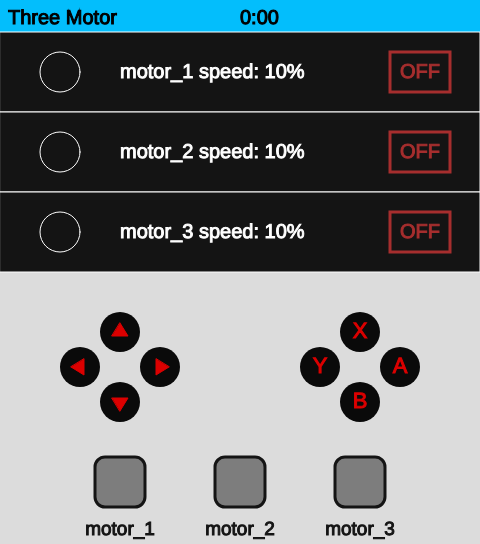
Frame 1 (no input)
Frame 60 (no input): identical to frame 1, image omitted
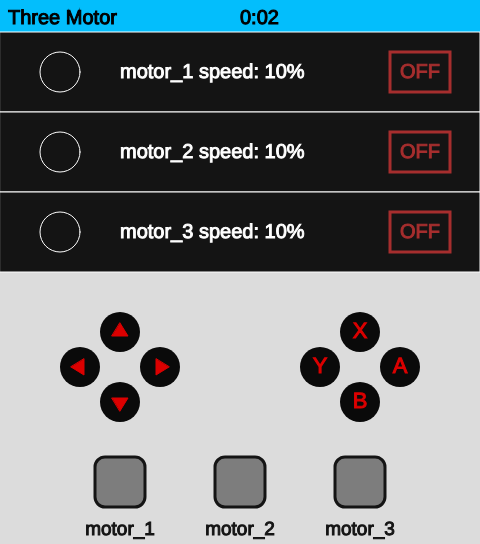
Frame 120 (the mouse pressed at the canvas centre since frame 60)

The p5.js sketch that drew these frames (run headless with seeded random() and noise() and a simulated clock; from frame 60 on, the mouse is pressed at the canvas centre):

// p5.js sketch
// ── sketch.js
function setup() {
  createCanvas(480, 272*2);
  
  angle1 = 0;
  angle2 = 0;
  angle3 = 0;
  
  active1 = 0;
  active2 = 0;
  active3 = 0;
  
  onOff1 = 0;
  onOff2 = 0;
  onOff3 = 0;
  
  cst1 = 1;
  cst2 = 1;
  cst3 = 1;
  
  
  a = 1;
  delAng = 0.03;
  cst = 1;
  alphaV = [255,255,255,255,255,255,255,255];
  shft = 272;
  
  time = 0;
  mins = 0;
  
  grid = [
    [angle1,active1,onOff1,cst1,time],
    [angle2,active2,onOff2,cst2,mins],
    [angle3,active3,onOff3,cst3,0]
  ];

}

function draw() {
  background(220);
  
  topScreen(grid)
  time = grid[0][4]
  mins = grid[1][4]
  
  /*
  push()
  fill(255)
  strokeWeight(3)
  if(click==1){
    stroke(21,161,60)
  }else{
    stroke(220,0,0)
  }
  rectMode(CENTER)
  rect(240,40,60,40,5)
  
  strokeWeight(1)
  if(click==1){
    stroke(21,161,60)
    fill(21,161,60)
  }else{
    stroke(220,0,0)
    fill(220,0,0) 
  }
  
  textAlign(CENTER,CENTER)
  textSize(18)
  g = cst*10 + '%'
  text(g,240,40)
  
  */
  
  //create buttons
  buttons(a,alphaV,shft)
  
  // create axles
  axles(grid)
  
  angle1 = grid[0][0]
  angle2 = grid[1][0]
  angle3 = grid[2][0]
  
  //highlight cursor over
  hover(alphaV)
  
}

function mousePressed(){
  //up button
  if(dist(mouseX,mouseY,120,60 + shft)<20){
    alphaV[0] = 150;
    
    // check for active and increase speed
    for(i = 0;i<3;i++){
      if(grid[i][1] == 1){
        grid[i][3] = grid[i][3] + 1
          
        //max of 10
        if(grid[i][3] > 10){
            grid[i][3] = 10;
            }
         }
      }
    
    cst1 = grid[0][3]
    cst2 = grid[1][3]
    cst3 = grid[2][3]
    
  }
  
  //down button
  if(dist(mouseX,mouseY,120,130 + shft)<20){
    alphaV[1] = 150;

    // check for active and decrease speed
    for(i = 0;i<3;i++){
      if(grid[i][1] == 1){
        grid[i][3] = grid[i][3] - 1
          
        //min of -10
        if(grid[i][3] < -10){
            grid[i][3] = -10;
            }
         }
      }
    
    cst1 = grid[0][3]
    cst2 = grid[1][3]
    cst3 = grid[2][3]
  }
  
  //left button
  if(dist(mouseX,mouseY,80,95 + shft)<20){
    alphaV[2] = 150;
  }
  //right button
  if(dist(mouseX,mouseY,160,95 + shft)<20){
    alphaV[3] = 150;
  }
  //x button
  if(dist(mouseX,mouseY,360,60 + shft)<20){
    alphaV[4] = 150;
  }
  //b button
  if(dist(mouseX,mouseY,360,130 + shft)<20){
    alphaV[5] = 150;
    
    //turn off active motors
    for(i = 0;i<3;i++){
      if(grid[i][1] == 1){
          grid[i][2] = 0
         } 
    }
    
    onOff1 = grid[0][2]
    onOff2 = grid[1][2]
    onOff3 = grid[2][2]
  }
  
  //y button
  if(dist(mouseX,mouseY,320,95 + shft)<20){
    alphaV[6] = 150;
    
  }
  
  //a button
  if(dist(mouseX,mouseY,400,95 + shft)<20){
    
   //check for active and turn on 
    for(i = 0;i<3;i++){
      if(grid[i][1] == 1){
          grid[i][2] = 1
         }
    }
    
    onOff1 = grid[0][2]
    onOff2 = grid[1][2]
    onOff3 = grid[2][2]
    
    alphaV[7] = 150;
  }
  
  if (mouseY < 272 && mouseY > 32){
    //grid[2][4] = 1 //top screen is being pressed
    
    //switch active mode for each row button
    if(mouseY < (32+80)){
        if(grid[0][1] == 0){
          grid[0][1] = 1
        }else{
          grid[0][1] = 0 //inactive
          //grid[0][2] = 0 //off
        }    
    }else if(mouseY< (32+160)){
        if(grid[1][1] == 0){
          grid[1][1] = 1
        }else{
          grid[1][1] = 0 //inactive
          //grid[1][2] = 0 //off
        }
    }else{
        if(grid[2][1] == 0){
          grid[2][1] = 1
        }else{
          grid[2][1] = 0 //inactive
          //grid[2][2] = 0 //turn off
        }
    }
    
    active1 = grid[0][1]
    active2 = grid[1][1]
    active3 = grid[2][1]
    
    onOff1 = grid[0][2]
    onOff2 = grid[1][2]
    onOff3 = grid[2][2]
    
  }  
  
}

function mouseReleased(){
  //click = 0
  alphaV = [255,255,255,255,255,255,255,255];
  grid = [
    [angle1,active1,onOff1,cst1,time],
    [angle2,active2,onOff2,cst2,mins],
    [angle3,active3,onOff3,cst3,0]
  ];
}
// ── axles.js
function axles(grid){
  shft = 272
  
  
  angle1 = grid[0][0]
  angle2 = grid[1][0]
  angle3 = grid[2][0]
  
  
  //create axle models
    push();
    rectMode(CENTER);
    fill(125);
    stroke(20);
    strokeWeight(3);
    translate(120,210 + shft);
    rotate(angle1);
    rect(0,0,50,50,10);
    pop()
  
    push()
    translate(120,210 + shft)
    stroke(20)
    fill(20)
    strokeWeight(1)
    textAlign(CENTER,CENTER)
    textSize(19)
    text('motor_1',0,48)
    pop();
  
    push();
    rectMode(CENTER);
    fill(125);
    stroke(20);
    strokeWeight(3);
    translate(240,210 + shft);
    rotate(angle2);
    rect(0,0,50,50,10);
    pop();
  
    push()
    translate(240,210 + shft)
    stroke(20)
    fill(20)
    strokeWeight(1)
    textAlign(CENTER,CENTER)
    textSize(19)
    text('motor_2',0,48)
    pop();
  
    push();
    rectMode(CENTER);
    fill(125);
    stroke(20);
    strokeWeight(3);
    translate(360,210 + shft);
    rotate(angle3);
    rect(0,0,50,50,10);
    pop();
  
    push()
    translate(360,210 + shft)
    stroke(20)
    fill(20)
    strokeWeight(1)
    textAlign(CENTER,CENTER)
    textSize(19)
    text('motor_3',0,48)
    pop();
  
  
  for(i=0;i<3;i++){
    
    if (grid[i][2] == 1){
      grid[i][0] = grid[i][0] + grid[i][3]*delAng;
    } else {
      grid[i][0] = grid[i][0];    
    }
  
  }
  
  
  return grid
}
// ── buttons.js
function buttons(a,alphaV,shft){
  // create buttons
  push()
  fill(10)
  noStroke()
  //up
  fill(10,alphaV[0])
  ellipse(120,60 + shft,40)
  
  //down
  fill(10,alphaV[1])
  ellipse(120,130 + shft,40)
  
  //left
  fill(10,alphaV[2])
  ellipse(80,95 + shft,40)
  
  //right
  fill(10,alphaV[3])
  ellipse(160,95 + shft,40)
  
  //x
  fill(10,alphaV[4])
  ellipse(360,60 + shft,40)
  
  //b
  fill(10,alphaV[5])
  ellipse(360,130 + shft,40)
  
  //y
  fill(10,alphaV[6])
  ellipse(320,95 + shft,40)
  
  //a
  fill(10,alphaV[7])
  ellipse(400,95 + shft,40)
  pop()
  
    // create buttons
  push()
  //fill(191, 34, 34)
  //stroke(191, 34, 34)
  fill(220, 0, 0)
  stroke(220, 0, 0)
  strokeWeight(1)
  
  //up
  triangle(112,65-a + shft,128,65-a + shft,120,52-a + shft)
  
  //down
  triangle(112,125+a + shft,128,125+a + shft,120,138+a + shft)
  
  //left
  triangle(85-a,87 + shft,85-a,103 + shft,72-a,95 + shft)
  
  //right
  triangle(155+a,87 + shft,155+a,103 + shft,168+a,95 + shft)
  
  
  textAlign(CENTER,CENTER)
  textSize(22)
  //x
  //ellipse(360,60,40)
  text('X',360,60 + shft)
  
  //b
  //ellipse(360,130,40)
  text('B',360,130 + shft)
  
  
  //y
  //ellipse(320,95,40)
  text('Y',320,95 + shft)
  
  
  //a
  //ellipse(400,95,40)
  text('A',400,95 + shft)
  
  
  pop()
}
// ── hover.js
function hover(alphaV){
  shft = 272
  
    push()
  
  noFill()
  stroke(220, 0, 0)
  strokeWeight(3)
    //up button
  if(dist(mouseX,mouseY,120,60 + shft)<20){
    ellipse(120,60 + shft,40);
  }
  //down button
  if(dist(mouseX,mouseY,120,130 + shft)<20){
    ellipse(120,130 + shft,40);
  }
  //left button
  if(dist(mouseX,mouseY,80,95 + shft)<20){
    ellipse(80,95 + shft,40);
  }
  //right button
  if(dist(mouseX,mouseY,160,95 + shft)<20){
    ellipse(160,95 + shft,40);
  }
  //x button
  if(dist(mouseX,mouseY,360,60 + shft)<20){
    ellipse(360,60 + shft,40);
  }
  //b button
  if(dist(mouseX,mouseY,360,130 + shft)<20){
    ellipse(360,130 + shft,40);
  }
  
  //y button
  if(dist(mouseX,mouseY,320,95 + shft)<20){
    ellipse(320,95 + shft,40);
  }
  
  //a button
  if(dist(mouseX,mouseY,400,95 + shft)<20){
    ellipse(400,95 + shft,40);
  }
  pop()
}
// ── topScreen.js
function topScreen(grid){
  time = grid[0][4]
  mins = grid[1][4]
  
  fill(0)
  noStroke()
  rect(0,0,480,272)
  
  noStroke()
  fill(3,190,252)
  rect(0,0,480,32)

  textSize(20)
  stroke(0)
  fill(0)
  text('Three Motor',8,24)
  
  time = time + deltaTime;
  out_time = floor(time/1000)
  if(out_time == 60){
    mins = mins + 1
    time = 0
    out_time = 0
  }
  if(out_time < 10){
    print_time = '0'+ out_time
  } else{
    print_time = out_time
  }
  text(mins + ':' + print_time,240,24)
  
  fill(20)
  stroke(255)
  rect(0,32,480,80)
  rect(0,32+80,480,80)
  rect(0,32+160,480,80)
  

  push()
  stroke(255)
  for(i = 0;i<3;i++){
      if(grid[i][1] == 1){
        fill(5,226,255)
      }
      else{
        fill(20)
      }
    ellipse(60,72+i*80,40)
    }
  pop()
  
  push()
  textAlign(CENTER,CENTER)
  rectMode(CENTER)
  for(i = 0;i<3;i++){
      if(grid[i][2] == 1){
        //green if on
        strokeWeight(1)
        stroke(43,145,39)
        fill(43,145,39)
        text('ON',420,72+i*80)
        
        noFill()
        strokeWeight(3)
        rect(420,72+i*80,60,40)
      }
      else{
        // else red
        strokeWeight(1)
        stroke(166,46,46)
        fill(166,46,46)
        text('OFF',420,72+i*80)
        
        noFill()
        strokeWeight(3)
        rect(420,72+i*80,60,40)
      }
    }
  pop()
  
  push()
  textAlign(LEFT,CENTER)
  stroke(255)
  fill(255)
  for(i = 0;i<3;i++){
    q = 'motor_' + (i+1) + ' speed: ' + (grid[i][3]*10) + '%'
    text(q,120,72+i*80)
    }
  pop()
  
  grid[0][4] = time 
  grid[1][4] = mins
  
  return grid
}
